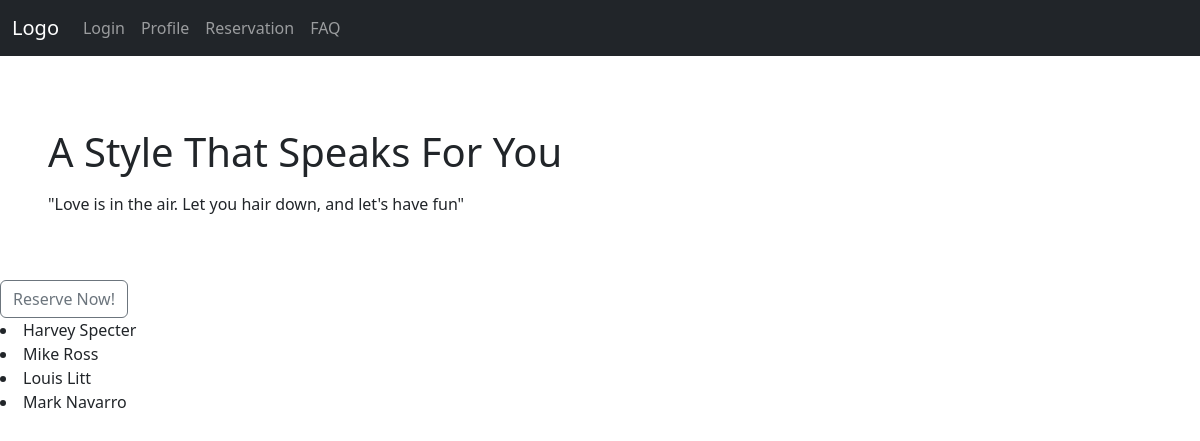
Before: /barbers/barbers/ with the older database file.
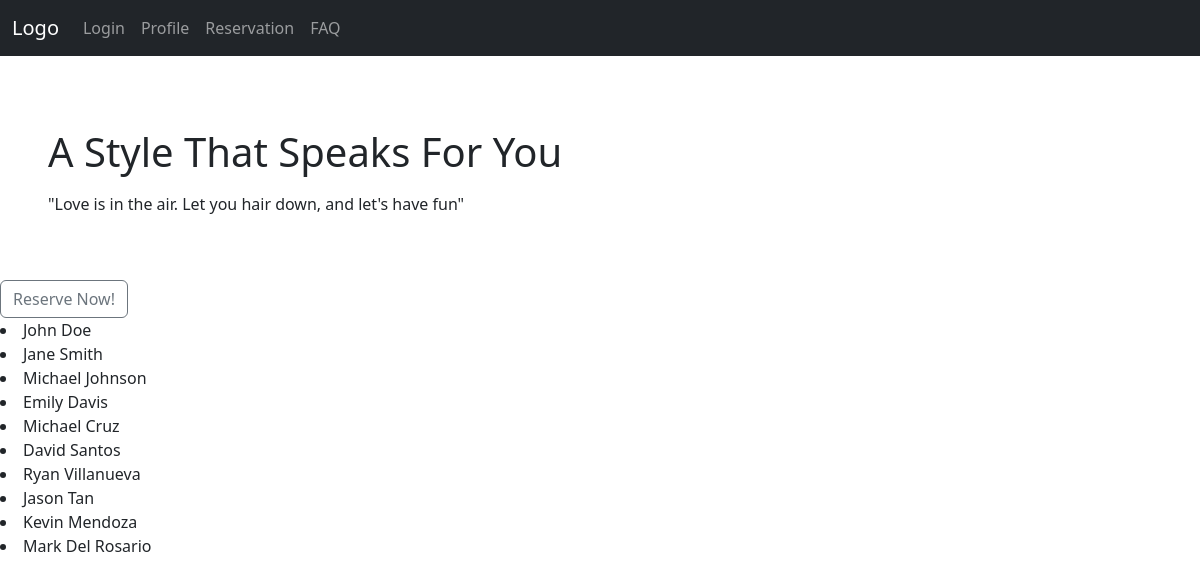
After: the same page with the newer database file.
### barbers/models.py (models this page shows)
class Barber(models.Model):
    first_name = models.CharField(max_length=50)
    last_name = models.CharField(max_length=50)
    phone_number = models.CharField(max_length=11)
    services = models.ManyToManyField(
        "Service", verbose_name="Services Offered", related_name="barbers"
    )
    def __str__(self):
        return f"{self.first_name} {self.last_name}"

### barbers/views.py (the view)
# urls.py: path("barbers/", views.barbers, name="barbers"),
def barbers(request):
    barbers = Barber.objects.all()
    context = {"barbers": barbers}
    return render(request, "barbers/index.html", context)

### barbers/templates/barbers/index.html (shortened to what this page needs)
<!DOCTYPE html>
<html lang="en">
<head>
  <link href="https://cdn.jsdelivr.net/npm/bootstrap@5.3.3/dist/css/bootstrap.min.css" rel="stylesheet">
</head>
<body>
    <nav class="navbar navbar-expand-sm bg-dark navbar-dark">
      <div class="container-fluid">
        <a class="navbar-brand" href="#">Logo</a>
        <div class="collapse navbar-collapse" id="collapsibleNavbar">
          <ul class="navbar-nav">
            <li class="nav-item">
              <a class="nav-link" href="#">Login</a>
            </li>
            <li class="nav-item">
              <a class="nav-link" href="#">Profile</a>
            </li>
            <li class="nav-item">
              <a class="nav-link" href="#">Reservation</a>
            </li>
            <li class="nav-item">
              <a class="nav-link" href="#">FAQ</a>
            </li>
          </ul>
        </div>
      </div>
    </nav>
    <div class="mt-4 p-5">
      <h1>A Style That Speaks For You</h1>
      </p>"Love is in the air. Let you hair down, and let's have fun"</p>
    </div>
    <button type="button" class="btn btn-outline-secondary">Reserve Now!</button>
    {% for barber in barbers %}
	<li>{{barber}}</li>
	{% endfor %}
</body>
</html>

Changed rows visible on the page:
removed Barber: first_name+last_name "Louis Litt"
removed Barber: first_name+last_name "Mark Navarro"
changed Barber: first_name+last_name "Harvey Specter" → "John Doe"
changed Barber: first_name+last_name "Mike Ross" → "Jane Smith"
added Barber: first_name+last_name "Michael Johnson"
added Barber: first_name+last_name "Emily Davis"
added Barber: first_name+last_name "Michael Cruz"
added Barber: first_name+last_name "David Santos"
added Barber: first_name+last_name "Ryan Villanueva"
added Barber: first_name+last_name "Jason Tan"
added Barber: first_name+last_name "Kevin Mendoza"
added Barber: first_name+last_name "Mark Del Rosario"
